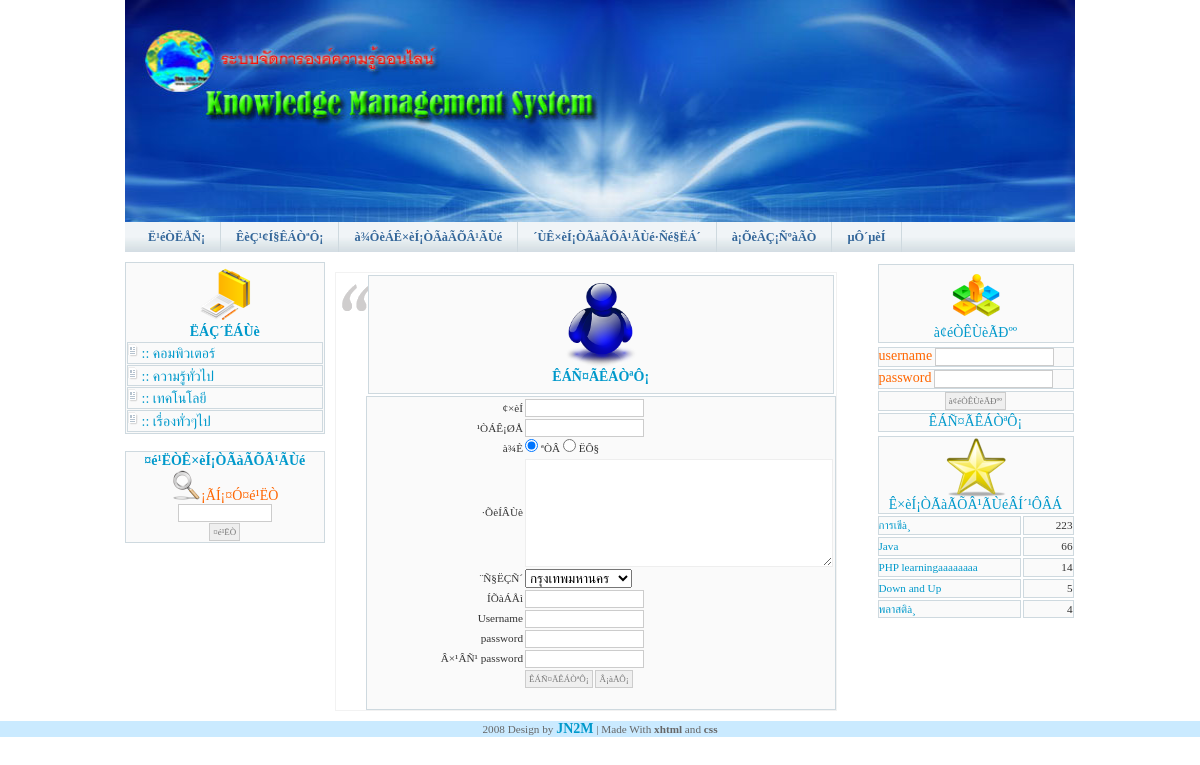
/register.php, run on the app's committed database.
### tables this page shows
CREATE TABLE `elearningtype` (
  `etypeid` int(2) NOT NULL auto_increment,
  `etypename` varchar(50) NOT NULL,
  PRIMARY KEY  (`etypeid`)
);

CREATE TABLE `elearning` (
  `eid` int(5) NOT NULL auto_increment,
  `etypeid` int(2) NOT NULL,
  `etopic` varchar(50) NOT NULL,
  `edetail` varchar(500) NOT NULL,
  `eowner` varchar(50) NOT NULL,
  `eadddate` datetime NOT NULL,
  `evote` int(10) NOT NULL,
  `estatus` varchar(10) NOT NULL,
  `erate` int(2) NOT NULL,
  `eaddip` varchar(18) NOT NULL,
  PRIMARY KEY  (`eid`)
);

### register.php (the view, shortened to what this page needs)
<!DOCTYPE html PUBLIC "-//W3C//DTD XHTML 1.0 Transitional//EN" "http://www.w3.org/TR/xhtml1/DTD/xhtml1-transitional.dtd">
<html xmlns="http://www.w3.org/1999/xhtml">
<head>
<link rel="stylesheet" href="temcss.css" type="text/css" />
</head>
<body>
<div id="wrap">
	<?php
		include('header.php');
	?>
  <div id="sidebar" >
    <?php
  		include('egroup.php');
	?>
    <p>&nbsp;</p>
  </div>
<div id="main">
				    <blockquote>
				      <table width="100%" height="121" border="0">
  <tr>
    <td height="117" class="form"><div align="center" class="style1"><strong><img src="icon/messenger.png" width="85" height="86" /><br />
      ÊÁÑ¤ÃÊÁÒªÔ¡</strong></div></td>
  </tr>
</table>
                      <form id="register" name="register" method="post" action="webcontrol/chkregister.php"  >
                        <table width="100%" class="form">
                          <tr>
                            <td width="37%"><div align="right">¢×èÍ</div></td>
                            <td width="63%"><input type="text" name="name" id="name" /></td>
                          </tr>
                          <tr>
                            <td><div align="right">¹ÒÁÊ¡ØÅ</div></td>
                            <td><input type="text" name="lastname" id="lastname" /></td>
                          </tr>
                          <tr>
                            <td><div align="right">à¾È</div></td>
                            <td><input name="gender" type="radio" id="gender" value="male" checked="checked" />
                              ªÒÂ
                                <input type="radio" name="gender" id="gender" value="female">
                              Ë­Ô§</td>
                          </tr>
                          <tr>
                            <td><div align="right">·ÕèÍÂÙè</div></td>
                            <td><textarea name="address" id="address" cols="30" rows="5"></textarea></td>
                          </tr>
                          <tr>
                            <td><div align="right">¨Ñ§ËÇÑ´</div></td>
                            <td><select name="province"  id="province">
         <?php
		$sql = "SELECT * FROM province";
		$res = mysql_query($sql);
		while($row=mysql_fetch_row($res))
		{
		print("<option value=$row[0]>$row[1]</option>");
		}
?>
                            </select></td>
                          </tr>
                          <tr>
                            <td><div align="right">ÍÕàÁÅì</div></td>
                            <td><input type="text" name="email" id="email" /></td>
                          </tr>
                          <tr>
                            <td><div align="right">Username </div></td>
                            <td><input type="text" name="rusername" id="rusername"></td>
                          </tr>
                          <tr>
                            <td><div align="right">password </div></td>
                            <td><input type="password" name="rpassword" id="rpassword" /></td>
                          </tr>
                          <tr>
                            <td><div align="right">Â×¹ÂÑ¹ password</div></td>
                            <td><input type="password" name="confpassword" id="confpassword" /></td>
                          </tr>
                          <tr>
                            <td>&nbsp;</td>
                            <td><input type="submit" name="button2" id="button2" value="ÊÁÑ¤ÃÊÁÒªÔ¡" onclick="return checkregister(register)"/>
                                <input type="reset" name="button3" id="button3" value="Â¡àÅÔ¡" /></td>
                          </tr>
                          <tr>
                            <td>&nbsp;</td>
                            <td><div id="showregister"></div></td>
                          </tr>
                        </table>
                      </form>
    </blockquote>
  </div>
<div id="rightbar">
<?php
	include('loginmenu.php');
?>
<?php
	include('topeleaning.php');
?>
  </div>
</div>
<?php
	include('footer.php');
?>
</body>
</html>

### egroup.php (shortened to what this page needs)
<div align="center"><span class="style1">
<table width="100%" border="0" cellspacing="1" class="form">
  <tr>
    <td><div align="center"><span class="style1"><img src="icon/portafolio.png" alt="ËÁÇ´ËÁÙè" width="60" height="60" /><br />
              <strong>ËÁÇ´ËÁÙè</strong></span></div></td>
  </tr>
  <?php
	$sql = "SELECT * FROM elearningtype";
	$result = mysql_query($sql);
	while($row = mysql_fetch_array($result)){
   				$ename = $row["etypename"];
				$etypeid = $row["etypeid"];
   				$show = '<tr>';
    			$show.= '<td  class="form"><div align="lett"><img src="images/news.gif"> :: <a href="index.php?page=viewgroup&group='.$etypeid.'">'.$ename.'</a></div></td>';
  				$show.= '</tr>';
				echo $show;
				}
   		 ?>
</table>
<br />
</span>
</div>
<form name="fsearch" id="fsearch" method="get" action="search.php">
<table width="100%" border="0" cellspacing="1" class="form">
  <tr>
    <td ><div align="center">
        <span class="style2"><span class="style1"><strong>¤é¹ËÒÊ×èÍ¡ÒÃàÃÕÂ¹ÃÙé</strong><br />
        <img src="icon/Search.png" alt="ËÁÇ´ËÁÙè" width="30" height="30" /></span>¡ÃÍ¡¤Ó¤é¹ËÒ</span>
        <input name="txtsearch" type="text" id="txtsearch" size="15">
      </div></td>
  </tr>
  <tr>
    <td ><div align="center">
      <input name="Submit" type="submit" value="¤é¹ËÒ">
    </div></td>
  </tr>
</table>
</form>

### topeleaning.php (shortened to what this page needs)
<?php
		$sql = "SELECT  etopic , evote, eid FROM   elearning  ORDER BY evote DESC LIMIT 5 ";
		$rs = mysql_query($sql);
?>
<table width="200" border="0">
  <tr>
    <td colspan="2" class="form"><div align="center"><img src="icon/Favourites.png" width="60" height="60" /><br />
            <span class="style1">Ê×èÍ¡ÒÃàÃÕÂ¹ÃÙéÂÍ´¹ÔÂÁ</span><br />
    </div></td>
  </tr>
    <?php
			while($row = mysql_fetch_array($rs)){
     			$topic =  $row["etopic"] ;
				$vote =  $row["evote"] ;
				$eid = $row["eid"];
				if(strlen($topic)>20){
					$topic = substr($topic,0,20);
				}
				$show = '<tr>';
    			$show.= '<td width="141" class="form"><a href="viewelearning.php?eid='.$eid.'">'.$topic.'</a></td>';
    			$show.= '<td width="49" class="form"><div align="right">'.$vote.'</div></td>';
  				$show.= '</tr>';
				echo $show;
}
?>
</table>

### temcss.css (style rules this page uses)
* { margin:0; padding: 0; }
img { border: none; }
body { margin: 0; padding: 0; font: 70%/1.5em MS Sans Serif,tahoma; color: #333; background: #FFF url(../images/blank.jpg) repeat-x; text-align: center; height:100%; }
html { background: url(images/footer.gif) repeat-x fixed bottom; }
a { color: #0099cb; background-color: inherit; text-decoration: none; }
h2, h3, p { padding: 10px; margin: 0; }
#sidebar h1, #sidebar p { padding-left: 0; }
blockquote { margin: 10px; padding: 0 0 0 30px; background: url(images/quote.gif) no-repeat 5px 10px !important; background-position: 8px 10px; border: 1px solid #f2f2f2; }
.form { border: 1px solid #CED9DF; background-color: #FAFAFA; }
input { padding: 3px; border:1px solid #ccc; font: normal 0.8em MS Sans Serif,tahoma; color:#777; }
textarea { width:300px; padding:3px; font: normal 0.8em MS Sans Serif,tahoma; border:1px solid #eee; height:100px; display:block; color:#777; }
#wrap { margin: 0 auto; padding: 0; width:950px; text-align: left; }
#sidebar { float: left; width:21%; margin: 0; padding: 0; display: inline; }
#rightbar { float: right; width: 21%; padding: 0; margin: 0; }
#main { float: left; margin: 0; padding: 0; width: 55%; }

### register.php (style rules this page uses)
.style2 { color: #FF6600 }

### egroup.php (style rules this page uses)
.style2 { font-size: 14px }

### loginmenu.php (style rules this page uses)
.style2 { color: #FF6600 }

### data on the page
elearningtype: etypename "คอมพิวเตอร์"
elearningtype: etypename "ความรู้ทั่วไป"
elearningtype: etypename "เทคโนโลยี"
elearningtype: etypename "เรื่องทั่วๆไป"
elearning: etopic "การเขีà¸", evote "223"
elearning: etopic "Java", evote "66"
elearning: etopic "PHP learningaaaaaaaa", evote "14"
elearning: etopic "Down and Up", evote "5"
elearning: etopic "พลาสติà¸", evote "4"

### other printed values
form field province "กรุงเทพมหานคร"
